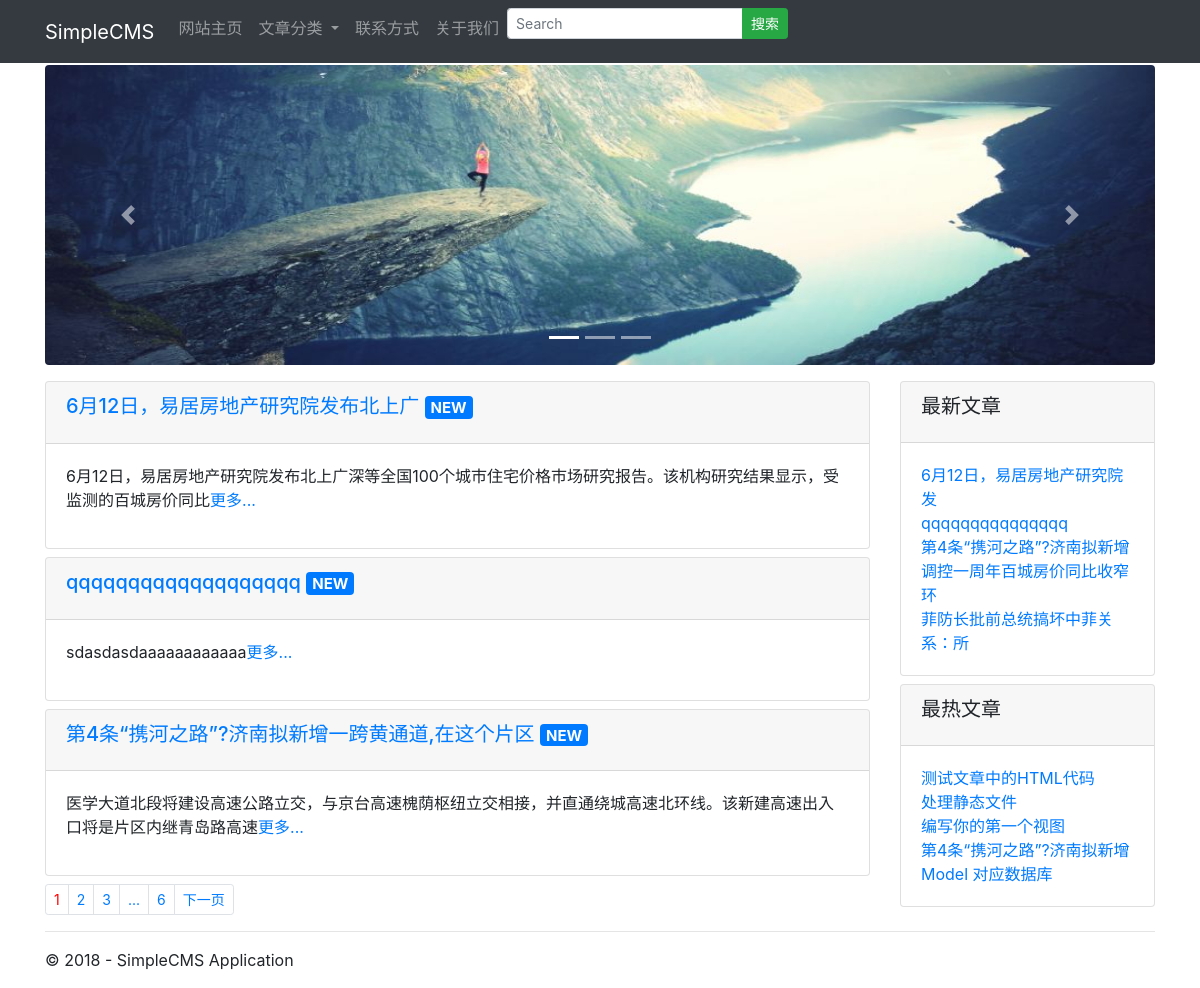
The page / on the database its author committed.
### cms_main/models.py (models this page shows, shortened)
class AdImages(models.Model):
    title = models.CharField(verbose_name = '广告标题',max_length = 100)
    image = models.ImageField(verbose_name='广告图片',upload_to ='ad_images',null = True,blank = True,max_length = 100)
    url = models.URLField(verbose_name='链接地址',max_length=200,help_text='可以为本站URL地址或者外部网站地址！')
    index = models.IntegerField(verbose_name='顺序',default=1)
    add_time = models.DateTimeField(verbose_name='添加时间',auto_now_add=True)
    class Meta:
        verbose_name = '广告轮播图'
        verbose_name_plural = verbose_name

class Article(models.Model):
    STATUS_CHOICES=(
        ('d','Draft'),
        ('p','Published'),
    )
    title = models.CharField(verbose_name='文章标题',max_length=80)
    content = RichTextUploadingField(verbose_name='文章内容')
    author = models.ForeignKey(User,verbose_name='作者',on_delete=models.SET_NULL,null=True)
    abstract = models.CharField(verbose_name='文章摘要',max_length=60,blank=True,null=True,help_text='可选,如果为空则选取文章内容的前60个字符！')
    create_time = models.DateTimeField(verbose_name='创建时间',auto_now_add=True)
    last_modified_time = models.DateTimeField(verbose_name='更新时间',auto_now=True)
    views = models.PositiveIntegerField(verbose_name='浏览量',default=0)
    likes = models.PositiveIntegerField(verbose_name='点赞数',default=0)
    topped = models.BooleanField(verbose_name='是否置顶',default=False)
    status = models.CharField(verbose_name='文章状态',max_length=1,choices=STATUS_CHOICES)
    category = models.ForeignKey(Category,verbose_name='文章分类',on_delete=models.SET_NULL,null=True,default='无分类')
    tags = models.ManyToManyField(Tag,verbose_name='文章标签',blank=True)
    class Meta:
        verbose_name = '文章'
        verbose_name_plural = verbose_name
        ordering = ['-create_time']
    def get_absolute_url(self):
        return reverse('detail',kwargs={'pk':self.pk})

### cms_main/views.py (the view, shortened to what this page needs)
# urls.py: url(r'^$', views.IndexView.as_view(), name='index'),                                      #首页
class IndexView(ListView):
    model = Article
    template_name = 'cms_main/index.html'
    context_object_name = 'article_list'
    paginate_by = 3
    def get_context_data(self, **kwargs):
        context = super().get_context_data(**kwargs)
        paginator = context.get('paginator')
        page = context.get('page_obj')
        is_paginated = context.get('is_paginated')
        pagination_data = self.pagination_data(paginator, page, is_paginated)
        context.update(pagination_data)
        return context
    def pagination_data(self, paginator, page, is_paginated):
        if not is_paginated:
            return {}
        left = []
        right = []
        left_has_more = False
        right_has_more = False
        first = False
        last = False
        page_number = page.number
        total_pages = paginator.num_pages
        page_range = paginator.page_range
        if page_number == 1:
            right = page_range[page_number:page_number + 2]
            if right[-1] < total_pages - 1:
                right_has_more = True
            if right[-1] < total_pages:
                last = True
        elif page_number == total_pages:
            left = page_range[(page_number - 3) if (page_number - 3) > 0 else 0:page_number - 1]
            if left[0] > 2:
                left_has_more = True
            if left[0] > 1:
                first = True
        data = {
            'left': left,
            'right': right,
            'left_has_more': left_has_more,
            'right_has_more': right_has_more,
            'first': first,
            'last': last,
        }
        return data

### cms_main/models.py (called while the page is built)
    def get_absolute_url(self):
        return reverse('category',kwargs={'pk':self.pk})

### cms_main/templatetags/cms_main_tags.py (called while the page is built)
@register.simple_tag
def get_recent_articles(num = 5):
    return Article.objects.all()[:num]

@register.simple_tag
def get_hot_articles(num = 5):
    return Article.objects.all().order_by('-views')[:num]

@register.simple_tag
def get_category_list():
    return Category.objects.all()

@register.simple_tag
def get_foot_year():
    return datetime.date.today().year

@register.simple_tag
def get_adImages_tag(num = 3):
    return AdImages.objects.all()[:num]

### templates/cms_main/index.html (shortened to what this page needs)
{% extends 'base.html' %}
{% block content %}
      {% for a in article_list %}
      <div class="card my-2">
        <div class="card-header">
          <h5 class="card-title"><a href="{{ a.get_absolute_url }}" target="_blank">{{ a.title }}</a>  <span class="badge badge-primary text-right">NEW</span></h5>
        </div>
        <div class="card-body">
          <p>
              {{ a.abstract | safe }}<a href="{{ a.get_absolute_url }}" target="_blank" class="ui inverted blue button">更多...</a>
          </p>
        </div>
      </div>
      {% empty %}
      目前还没有发布文章！
      {% endfor %}
      {% if is_paginated %}
          <div class="pagination pagination-sm">
            <li class="page-item">
            <a href="?page={{ page_obj.number }}" class="page-link" style="color: red">{{ page_obj.number }}</a>
            </li>
            {% if right %}
              {% for i in right %}
                <li class="page-item">
                  <a href="?page={{ i }}" class="page-link">{{ i }}</a>
                  </li>
              {% endfor %}
              {% if right_has_more %}
              <li class="page-item">
               <span class="page-link">...</span>
               </li>
              {% endif %}
            {% endif %}
            {% if last %}
            <li class="page-item">
              <a href="?page={{ paginator.num_pages }}" class="page-link">{{ paginator.num_pages }}</a>
            </li>
            {% endif %}
            {% if page_obj.has_next %}
            <li class="page-item">
              <a href="?page={{ page_obj.next_page_number }}" class="page-link">下一页</a>
            </li>
            {% endif %}
          </div>
      {% endif %}
{% endblock %}

### templates/base.html (shortened to what this page needs)
{% load staticfiles %}
{% load cms_main_tags %}
<!DOCTYPE html>
<html lang="en" dir="ltr">
<head>
  <link rel="stylesheet" href="{% static 'css/bootstrap.min.css' %}">
  <link rel="stylesheet" href="{% static 'css/bootstrap.css' %}">
</head>
<body>
  <nav class="navbar navbar-expand-md bg-dark navbar-dark fixed-top">
    <div class="container">
        <a class="navbar-brand" href="/">SimpleCMS</a>
      <div class="collapse navbar-collapse" id="collapsibleNavbar">
        <ul class="navbar-nav">
          <li class="nav-item">
            <a class="nav-link" href="/">网站主页</a>
          </li>
          <li class="nav-item dropdown">
            <a class="nav-link dropdown-toggle" href="#" id="navbardrop" data-toggle="dropdown">
              文章分类
            </a>
              {% get_category_list as category_list %}
          </li>
          <li class="nav-item">
            <a class="nav-link" href="#">联系方式</a>
          </li>
          <li class="nav-item">
            <a class="nav-link" href="#">关于我们</a>
          </li>
          <li class="nav-item">
            <form role="search" method="get" id="searchform" action="{% url 'haystack_search' %}">
              <div class="input-group mb-3 navbar-right input-group-sm">
                <input type="search" class="form-control" placeholder="Search" name="q" required>
                <div class="input-group-append">
                  <button class="btn btn-success" type="submit">搜索</button>
                 </div>
              </div>
            </form>
          </li>
        </ul>
      </div>
    </div>
  </nav>
  <div class="container" style="margin-top: 65px">
    <div id="demo" class="carousel slide" data-ride="carousel">
      <ul class="carousel-indicators">
        <li data-target="#demo" data-slide-to="0" class="active"></li>
        <li data-target="#demo" data-slide-to="1"></li>
        <li data-target="#demo" data-slide-to="2"></li>
      </ul>
      <div class="carousel-inner">
        {% get_adImages_tag as adImage_list %}
        {% for adImage in adImage_list %}
        {% if adImage.index == 1 %}
          <div class="carousel-item active">
            <a href="{{ adImage.url }}" target="_blank">
              <img src="/media/{{ adImage.image }}" class="rounded">
            </a>
          </div>
        {% else %}
          <div class="carousel-item">
            <a href="{{ adImage.url }}" target="_blank">
              <img src="/media/{{ adImage.image }}" class="rounded">
            </a>
          </div>
        {% endif %}
        {% endfor %}
      </div>
      <a class="carousel-control-prev" href="#demo" data-slide="prev">
        <span class="carousel-control-prev-icon"></span>
      </a>
      <a class="carousel-control-next" href="#demo" data-slide="next">
        <span class="carousel-control-next-icon"></span>
      </a>
    </div>
  </div>
  <div class="container">
    <div class="container" style="padding-left:0px;padding-right:0px;">
      <div class="row my-2">
        <div class="col-md-9">
          {% block content %}
          {% endblock %}
        </div>
        <div class="col-md-3">
          <div class="card my-2">
            <div class="card-header">
              <h5 class="card-title">最新文章</h5>
            </div>
            <div class="card-body">
              {% get_recent_articles as recent_article_list %}
              {% for recent_article in recent_article_list %}
              <a href="/article/{{ recent_article.pk }}/">{{ recent_article.title | truncatechars:15 }}</a><br />
              {% empty %}
              没有最新文章！
              {% endfor %}
            </div>
          </div>
          <div class="card my-2">
            <div class="card-header">
              <h5 class="card-title">最热文章</h5>
            </div>
            <div class="card-body">
              {% get_hot_articles as hot_article_list %}
              {% for hot_article in hot_article_list %}
              <a href="/article/{{ hot_article.pk }}/">{{ hot_article.title | truncatechars:15 }}</a><br />
              {% empty %}
              没有最热文章！
              {% endfor %}
            </div>
          </div>
        </div>
      </div>
    </div>
  </div>
  <div class="container">
    <hr/>
    <footer>
      {% get_foot_year as year %}
      <p>&copy; {{ year }} - SimpleCMS Application</p>
    </footer>
  </div>
</body>
</html>

### templates/base.html (style rules this page uses)
.carousel-inner img { width: 100%; height: 300px; }

### rows shown on the page
AdImages: image (picture)
Article: title "6月12日，易居房地产研究院发布北上广", abstract "6月12日，易居房地产研究院发布北上广深等全国100个城市住宅价格市场研究报告。该机构研究结果显示，受监测的百城房价同比", title "6月12日，易居房地产研究院发"
Article: title "qqqqqqqqqqqqqqqqqqq", abstract "sdasdasdaaaaaaaaaaaa", title "qqqqqqqqqqqqqqq"
Article: title "第4条“携河之路”?济南拟新增一跨黄通道,在这个片区", abstract "医学大道北段将建设高速公路立交，与京台高速槐荫枢纽立交相接，并直通绕城高速北环线。该新建高速出入口将是片区内继青岛路高速", title "第4条“携河之路”?济南拟新增"
Article: title "调控一周年百城房价同比收窄 环"
Article: title "菲防长批前总统搞坏中菲关系：所"
Article: title "测试文章中的HTML代码"
Article: title "处理静态文件"
Article: title "编写你的第一个视图"
Article: title "Model 对应数据库"

### other values the page prints
{{ page_obj.number }} "1"
{{ i }} "2" "3"
{{ paginator.num_pages }} "6"
{{ year }} "2018"
